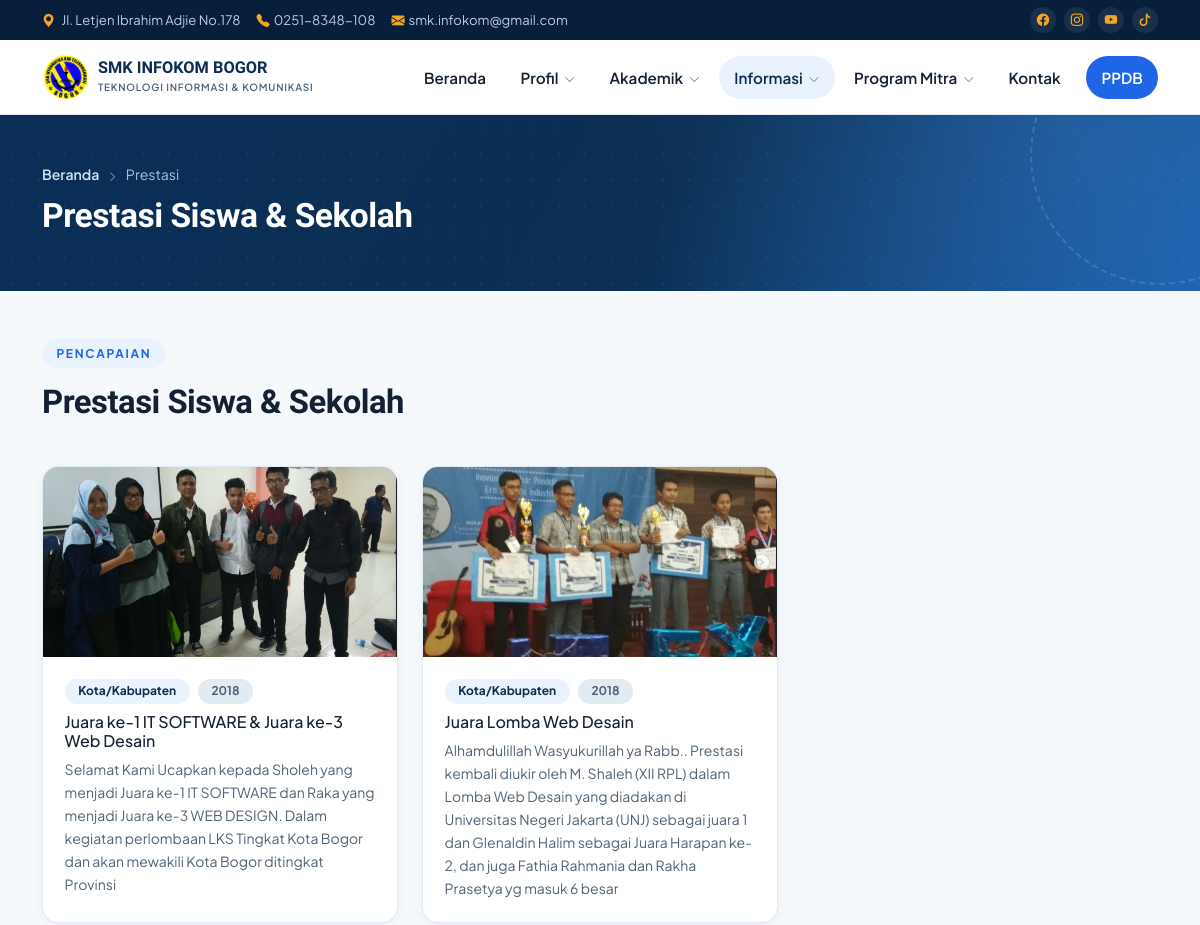
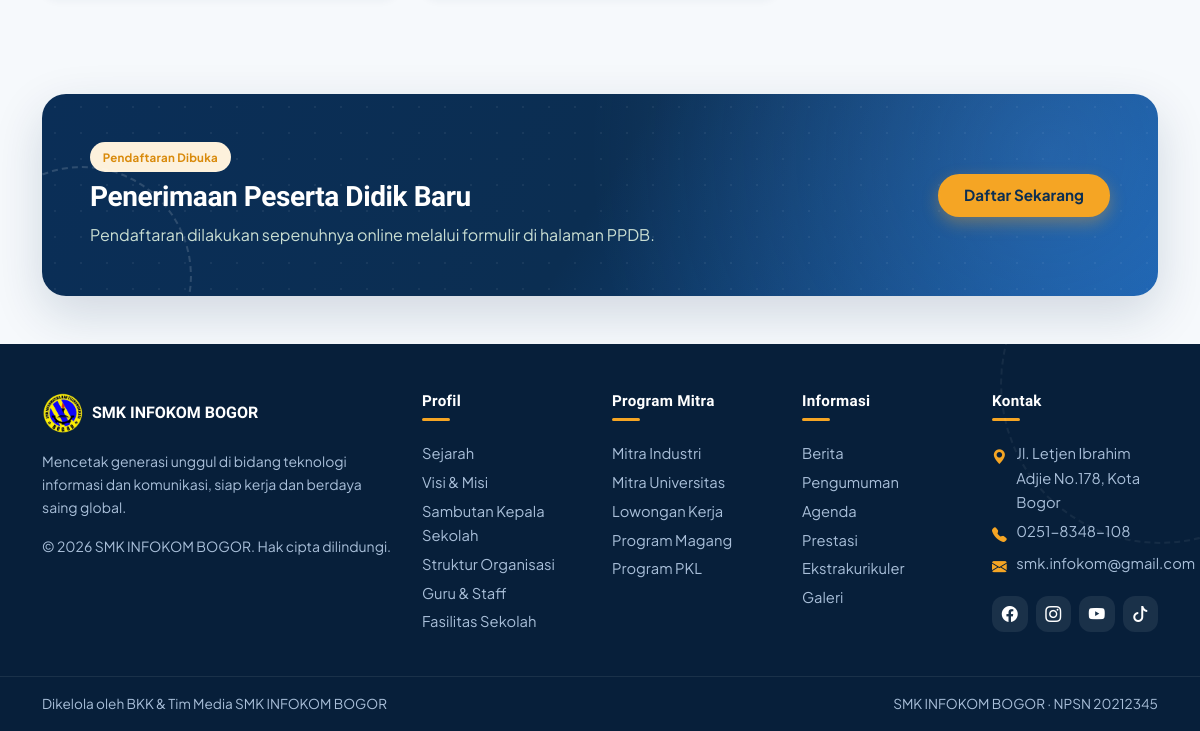
The app's page /prestasi.php, older data (2 pictures, top to bottom).
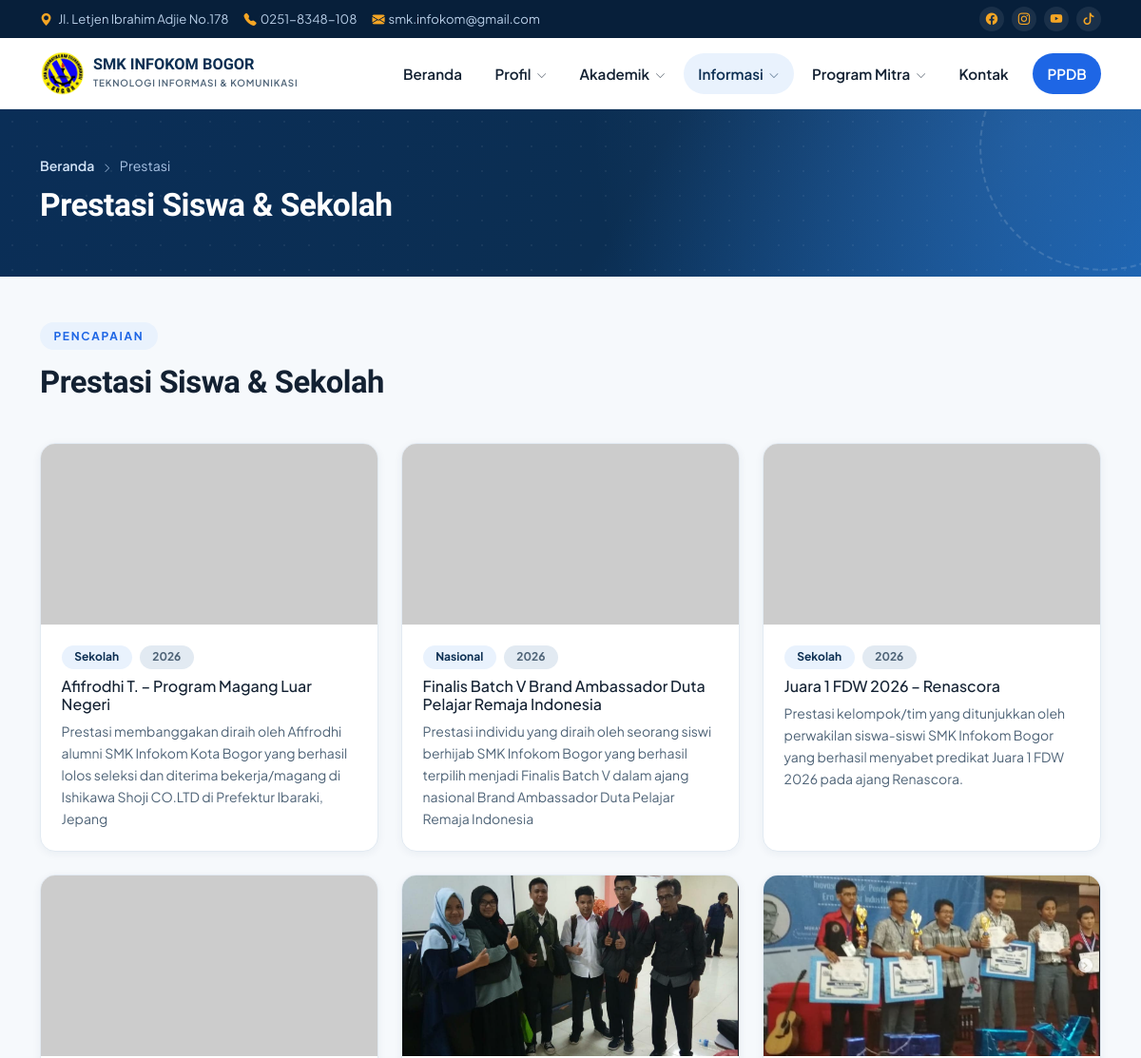
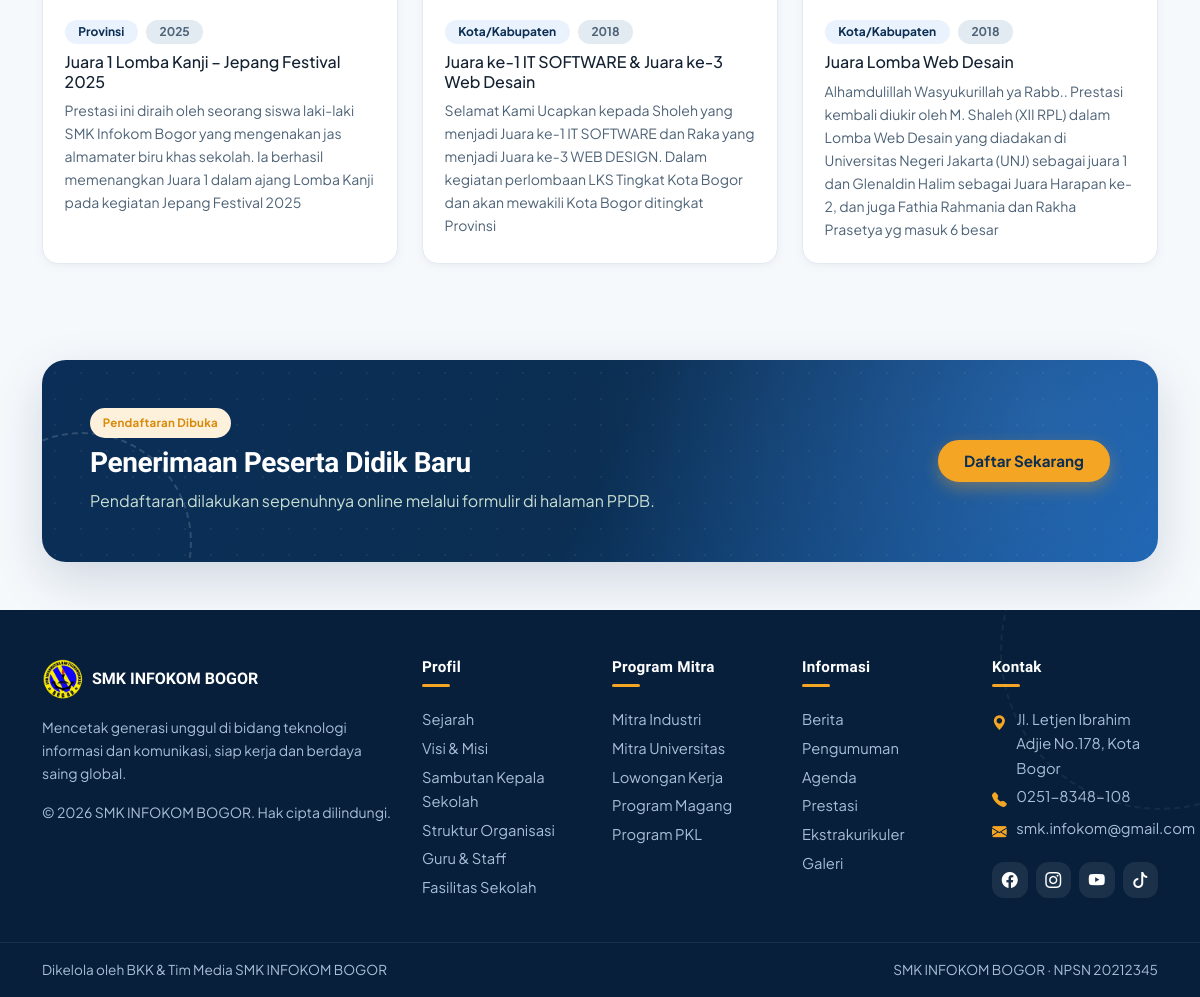
The same page, newer data (2 pictures, top to bottom).
### tables this page shows
CREATE TABLE `prestasi` (
  `id` int NOT NULL,
  `judul` varchar(200) NOT NULL,
  `deskripsi` text,
  `tingkat` enum('Sekolah','Kota/Kabupaten','Provinsi','Nasional','Internasional') NOT NULL DEFAULT 'Kota/Kabupaten',
  `tahun` year NOT NULL,
  `gambar` varchar(255) DEFAULT NULL,
  `created_at` timestamp NULL DEFAULT CURRENT_TIMESTAMP
);

### prestasi.php (the view, shortened to what this page needs)
<?php
require_once __DIR__ . '/includes/header.php';
$prestasi = $pdo->query("SELECT * FROM prestasi ORDER BY tahun DESC, created_at DESC")->fetchAll();
?>
<div class="page-header">
  <div class="container">
    <div class="page-breadcrumb"><a href="index.php">Beranda</a> <i class="bi bi-chevron-right"></i> Prestasi</div>
    <h1 class="page-title">Prestasi Siswa &amp; Sekolah</h1>
  </div>
</div>
<div class="container py-5">
  <div class="section-head">
    <span class="kicker">Pencapaian</span>
    <h2>Prestasi Siswa &amp; Sekolah</h2>
  </div>
  <div class="row g-4">
    <?php foreach ($prestasi as $p): ?>
    <div class="col-md-6 col-lg-4">
      <div class="card-editorial">
        <img src="uploads/prestasi/<?= htmlspecialchars($p['gambar'] ?: 'default.jpg') ?>" alt="<?= htmlspecialchars($p['judul']) ?>"
             onerror="this.src='https://placehold.co/400x220?text=Prestasi'">
        <div class="card-body">
          <div class="d-flex gap-2 mb-2">
            <span class="badge badge-level"><?= htmlspecialchars($p['tingkat']) ?></span>
            <span class="badge badge-year"><?= htmlspecialchars($p['tahun']) ?></span>
          </div>
          <h6 class="mb-2"><?= htmlspecialchars($p['judul']) ?></h6>
          <p class="small text-muted-ink mb-0"><?= htmlspecialchars($p['deskripsi']) ?></p>
        </div>
      </div>
    </div>
    <?php endforeach; ?>
  </div>
</div>
<?php require_once __DIR__ . '/includes/footer.php'; ?>

### includes/header.php (shortened to what this page needs)
<?php
$current = basename($_SERVER['PHP_SELF']);
$inGroup = function(array $files) use ($current) { return in_array($current, $files, true); };
?>
<!DOCTYPE html>
<html lang="id">
<head>
<link href="https://cdn.jsdelivr.net/npm/bootstrap@5.3.3/dist/css/bootstrap.min.css" rel="stylesheet">
<link href="https://cdn.jsdelivr.net/npm/bootstrap-icons@1.11.3/font/bootstrap-icons.css" rel="stylesheet">
<?php
$cssPath = __DIR__ . '/../assets/css/style.css';
if (file_exists($cssPath)) {
    readfile($cssPath);
} else {
    echo "/* assets/css/style.css tidak ditemukan di server */";
}
?>
<link rel="stylesheet" href="assets/css/style.css">
</head>
<body>
<div class="topbar">
  <div class="container d-flex justify-content-between align-items-center">
    <div class="d-flex align-items-center gap-3 topbar-contact">
      <span><i class="bi bi-geo-alt-fill me-1"></i> Jl. Letjen Ibrahim Adjie No.178</span>
      <span><i class="bi bi-telephone-fill me-1"></i>0251-8348-108</span>
      <span><i class="bi bi-envelope-fill me-1"></i>smk.infokom@gmail.com</span>
    </div>
    <div class="d-flex align-items-center gap-2 topbar-social">
      <a href="https://m.facebook.com/SMK-Infokom-105202311143756/?tsid=0.5200740061378188&amp;source=result" aria-label="Facebook"><i class="bi bi-facebook"></i></a>
      <a href="https://www.instagram.com/smk.infokom_official" aria-label="Instagram"><i class="bi bi-instagram"></i></a>
      <a href="https://www.youtube.com/channel/UCM1wHznYF69jhzSvrR5bKGQ" aria-label="YouTube"><i class="bi bi-youtube"></i></a>
      <a href="https://www.tiktok.com/@smk_infokom_kota_bogor" aria-label="TikTok" target="_blank" rel="noopener"><i class="bi bi-tiktok"></i></a>
    </div>
  </div>
</div>
<nav class="navbar navbar-expand-lg site-navbar sticky-top py-2">
  <div class="container">
    <a class="navbar-brand d-flex align-items-center gap-2" href="index.php">
      <span class="brand-mark">
        <img src="assets/img/logo.png" alt="Logo" onerror="this.style.display='none'; this.parentElement.innerHTML='SI';">
      </span>
      <span class="brand-text">SMK INFOKOM BOGOR<br><small>Teknologi Informasi &amp; Komunikasi</small></span>
    </a>
    <div class="collapse navbar-collapse" id="navMain">
      <ul class="navbar-nav ms-auto align-items-lg-center gap-lg-1">
        <li class="nav-item"><a class="nav-link <?= $current=='index.php'?'active':'' ?>" href="index.php">Beranda</a></li>
        <li class="nav-item dropdown">
          <a class="nav-link dropdown-toggle <?= $inGroup(['profil.php','guru-staff.php'])?'active':'' ?>" href="#" role="button" data-bs-toggle="dropdown">Profil <i class="bi bi-chevron-down dropdown-caret"></i></a>
        </li>
        <li class="nav-item dropdown">
          <a class="nav-link dropdown-toggle <?= $inGroup(['akademik.php','kurikulum.php','pkl.php','kalender.php'])?'active':'' ?>" href="#" role="button" data-bs-toggle="dropdown">Akademik <i class="bi bi-chevron-down dropdown-caret"></i></a>
        </li>
        <li class="nav-item dropdown">
          <a class="nav-link dropdown-toggle <?= $inGroup(['berita.php','berita-detail.php','pengumuman.php','prestasi.php','agenda.php','galeri.php','ekstrakurikuler.php'])?'active':'' ?>" href="#" role="button" data-bs-toggle="dropdown">Informasi <i class="bi bi-chevron-down dropdown-caret"></i></a>
        </li>
        <li class="nav-item dropdown">
          <a class="nav-link dropdown-toggle <?= $inGroup(['bkk.php','bkk-lowongan.php','bkk-daftar.php','bkk-mitra.php','mitra-universitas.php'])?'active':'' ?>" href="#" role="button" data-bs-toggle="dropdown">Program Mitra <i class="bi bi-chevron-down dropdown-caret"></i></a>
        </li>
        <li class="nav-item"><a class="nav-link <?= $current=='kontak.php'?'active':'' ?>" href="kontak.php">Kontak</a></li>
        <li class="nav-item nav-cta"><a class="nav-link <?= $inGroup(['ppdb.php'])?'active':'' ?>" href="ppdb.php">PPDB</a></li>
      </ul>
    </div>
  </div>
</nav>

### includes/footer.php (shortened to what this page needs)
<?php if (($current ?? basename($_SERVER['PHP_SELF'])) !== 'ppdb.php'): ?>
<section class="py-5">
  <div class="container">
    <div class="ppdb-banner p-5 d-flex flex-column flex-md-row align-items-center justify-content-between gap-4">
      <div>
        <span class="badge-bkk badge-amber mb-2 d-inline-block">Pendaftaran Dibuka</span>
        <h3 class="mb-2" style="color:#fff;">Penerimaan Peserta Didik Baru</h3>
        <p class="mb-0" style="color:#C9DED2;">Pendaftaran dilakukan sepenuhnya online melalui formulir di halaman PPDB.</p>
      </div>
      <a href="ppdb.php" class="btn btn-signal px-4 py-2">Daftar Sekarang</a>
    </div>
  </div>
</section>
<?php endif; ?>
<footer class="site-footer pt-5 pb-0">
  <div class="container">
    <div class="row g-4 pb-4">
      <div class="col-lg-4 col-md-6">
        <div class="d-flex align-items-center gap-2 mb-3">
          <span class="brand-mark" style="width:42px;height:42px;">
            <img src="assets/img/logo.png" alt="Logo" onerror="this.style.display='none'; this.parentElement.innerHTML='SI';">
          </span>
          <span class="fw-bold text-white" style="font-family:'Sora',sans-serif;">SMK INFOKOM BOGOR</span>
        </div>
        <p class="small mb-0">Mencetak generasi unggul di bidang teknologi informasi dan komunikasi, siap kerja dan berdaya saing global.</p>
        <p class="small mt-3 mb-0">&copy; <?= date('Y') ?> SMK INFOKOM BOGOR. Hak cipta dilindungi.</p>
      </div>
      <div class="col-lg-2 col-md-3">
        <h6>Profil</h6>
        <ul class="list-unstyled small">
          <li><a href="profil.php?jenis=sejarah" class="footer-link">Sejarah</a></li>
          <li><a href="profil.php?jenis=visi_misi" class="footer-link">Visi &amp; Misi</a></li>
          <li><a href="profil.php?jenis=sambutan" class="footer-link">Sambutan Kepala Sekolah</a></li>
          <li><a href="profil.php?jenis=struktur" class="footer-link">Struktur Organisasi</a></li>
          <li><a href="guru-staff.php" class="footer-link">Guru &amp; Staff</a></li>
          <li><a href="profil.php?jenis=fasilitas" class="footer-link">Fasilitas Sekolah</a></li>
        </ul>
      </div>
      <div class="col-lg-2 col-md-3">
        <h6>Program Mitra</h6>
        <ul class="list-unstyled small">
          <li><a href="bkk-mitra.php" class="footer-link">Mitra Industri</a></li>
          <li><a href="mitra-universitas.php" class="footer-link">Mitra Universitas</a></li>
          <li><a href="bkk-lowongan.php" class="footer-link">Lowongan Kerja</a></li>
          <li><a href="bkk-lowongan.php?tipe=Magang" class="footer-link">Program Magang</a></li>
          <li><a href="bkk-lowongan.php?tipe=PKL" class="footer-link">Program PKL</a></li>
        </ul>
      </div>
      <div class="col-lg-2 col-md-3">
        <h6>Informasi</h6>
        <ul class="list-unstyled small">
          <li><a href="berita.php" class="footer-link">Berita</a></li>
          <li><a href="pengumuman.php" class="footer-link">Pengumuman</a></li>
          <li><a href="agenda.php" class="footer-link">Agenda</a></li>
          <li><a href="prestasi.php" class="footer-link">Prestasi</a></li>
          <li><a href="ekstrakurikuler.php" class="footer-link">Ekstrakurikuler</a></li>
          <li><a href="galeri.php" class="footer-link">Galeri</a></li>
        </ul>
      </div>
      <div class="col-lg-2 col-md-3">
        <h6>Kontak</h6>
        <ul class="list-unstyled small footer-contact mb-3">
          <li><i class="bi bi-geo-alt-fill"></i> Jl. Letjen Ibrahim Adjie No.178, Kota Bogor</li>
          <li><i class="bi bi-telephone-fill"></i> 0251-8348-108</li>
          <li><i class="bi bi-envelope-fill"></i> smk.infokom@gmail.com</li>
        </ul>
        <div class="d-flex gap-2">
          <a href="https://m.facebook.com/SMK-Infokom-105202311143756/?tsid=0.5200740061378188&amp;source=result" class="social-btn" aria-label="Facebook"><i class="bi bi-facebook"></i></a>
          <a href="https://www.instagram.com/smk.infokom_official" class="social-btn" aria-label="Instagram"><i class="bi bi-instagram"></i></a>
          <a href="https://www.youtube.com/channel/UCM1wHznYF69jhzSvrR5bKGQ" class="social-btn" aria-label="YouTube"><i class="bi bi-youtube"></i></a>
          <a href="https://www.tiktok.com/@smk_infokom_kota_bogor" class="social-btn" aria-label="TikTok" target="_blank" rel="noopener"><i class="bi bi-tiktok"></i></a>
        </div>
      </div>
    </div>
  </div>
  <div class="footer-bottom py-3">
    <div class="container d-flex flex-column flex-md-row justify-content-between gap-2">
      <span>Dikelola oleh BKK &amp; Tim Media SMK INFOKOM BOGOR</span>
      <span>SMK INFOKOM BOGOR &middot; NPSN 20212345</span>
    </div>
  </div>
</footer>
</body>
</html>

Row changes from the older to the newer data that the page shows:
added prestasi: tingkat "Sekolah", tahun "2026", judul "Afifrodhi T. – Program Magang Luar Negeri", deskripsi "Prestasi membanggakan diraih oleh Afifrodhi alumni SMK Infokom Kota Bogor yang berhasil lolos seleksi dan diterima bekerja/magang di Ishikawa Shoji CO.LTD di Prefektur Ibaraki, Jepang"
added prestasi: tingkat "Nasional", tahun "2026", judul "Finalis Batch V Brand Ambassador Duta Pelajar Remaja Indonesia", deskripsi "Prestasi individu yang diraih oleh seorang siswi berhijab SMK Infokom Bogor yang berhasil terpilih menjadi Finalis Batch V dalam ajang nasional Brand Ambassador Duta Pelajar Remaja Indonesia"
added prestasi: tingkat "Sekolah", tahun "2026", judul "Juara 1 FDW 2026 – Renascora", deskripsi "Prestasi kelompok/tim yang ditunjukkan oleh perwakilan siswa-siswi SMK Infokom Bogor yang berhasil menyabet predikat Juara 1 FDW 2026 pada ajang Renascora."
added prestasi: tingkat "Provinsi", tahun "2025", judul "Juara 1 Lomba Kanji – Jepang Festival 2025", deskripsi "Prestasi ini diraih oleh seorang siswa laki-laki SMK Infokom Bogor yang mengenakan jas almamater biru khas sekolah. Ia berhasil memenangkan Juara 1 dalam ajang Lomba Kanji pada kegiatan Jepang Festival 2025"
